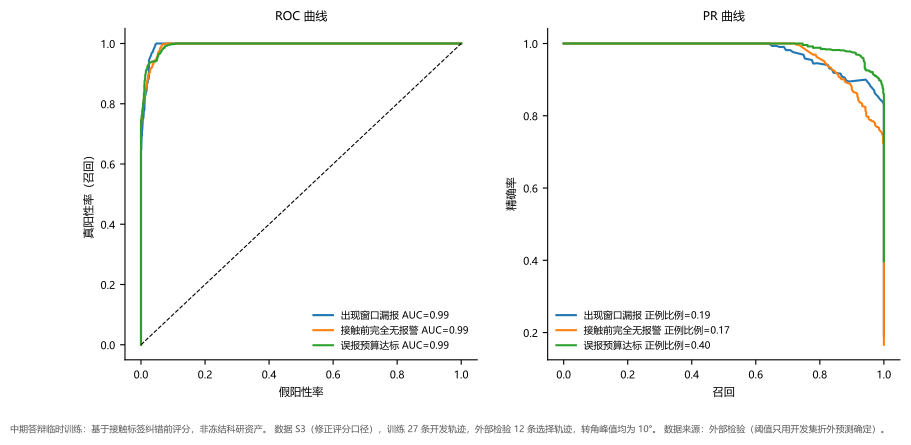

Recreate this plot in Python.
"""Tavotto entry: existing results only; no training, no simulation.
original_plot_code
"""
import sys
from pathlib import Path
LIBRARY=Path(__file__).resolve().parents[1]
SUPPORT=LIBRARY / "site-packages"
if str(SUPPORT) not in sys.path: sys.path.insert(0,str(SUPPORT))
from _support import draw

fig=draw('M3_二级处理联合', 'fig07_ROC_PR')
fig.savefig(Path(__file__).parent / 'M3__fig07_ROC_PR.pdf')
